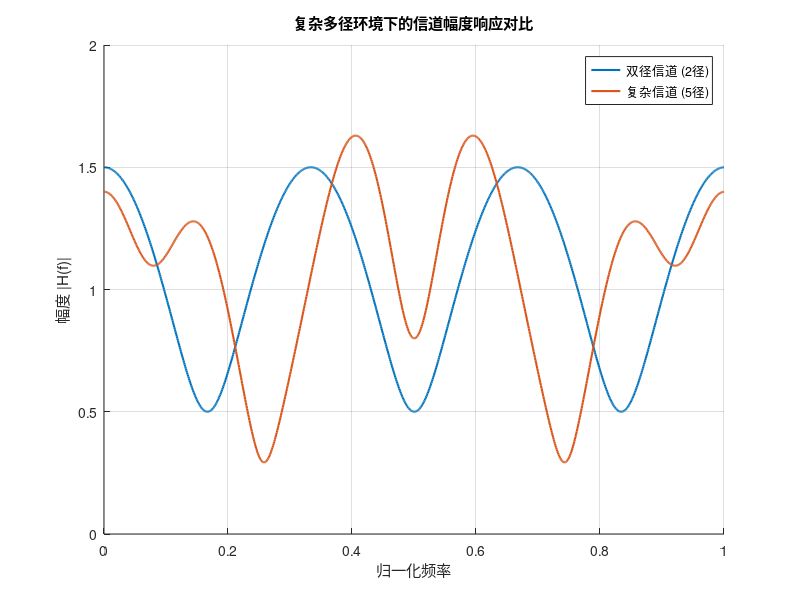

This chart was generated by the following MATLAB code:
clear; clc; close all;

N_fft = 1024;
f = linspace(0, 1, N_fft);

% 构建双径与五径信道模型
h_2path = [1, 0, 0, 0.5];
h_5path = [1, 0, 0.4, 0, -0.3, 0.2, 0, 0.1];

% 计算离散傅里叶变换
H2_mag = abs(fft(h_2path, N_fft));
H5_mag = abs(fft(h_5path, N_fft));

figure('Position', [100, 100, 700, 400]);
hold on;
plot(f, H2_mag, 'Color', '#0072BD', 'LineWidth', 1.5, 'DisplayName', '双径信道 (2径)');
plot(f, H5_mag, 'Color', '#D95319', 'LineStyle', '-', 'LineWidth', 1.5, 'DisplayName', '复杂信道 (5径)');

grid on; xlabel('归一化频率'); ylabel('幅度 |H(f)|');
title('复杂多径环境下的信道幅度响应对比');
legend('Location', 'northeast');

cd('D:/Program/MekCraft-Labs/docs-lab/ofdm');
saveas(gcf, 'figures/hw1_multipath.png');
fprintf('hw1_multipath.png saved.\n');
